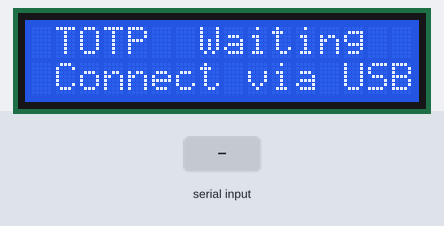
Bench run of a sketch on a simulated Arduino Uno, built with avr-gcc and run on an emulated ATmega328P. On the bench: 16×2 character LCD. The test bench sets the inputs (shaded band). EEPROM starts erased; what the sketch prints to the serial monitor is not drawn.

Above: at 1.3 s.
1.4 s: "KEY:90\n" received over Serial
At 2.4 s:
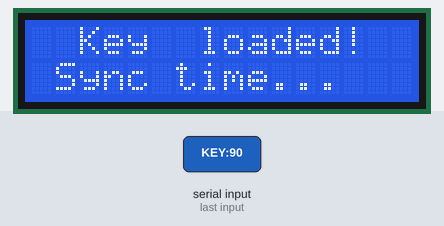
3.5 s: "TIME:\n" received over Serial
At 4.4 s:
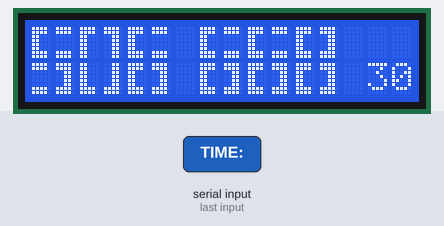
6.5 s: "TIME:90\n" received over Serial
At 7.3 s:
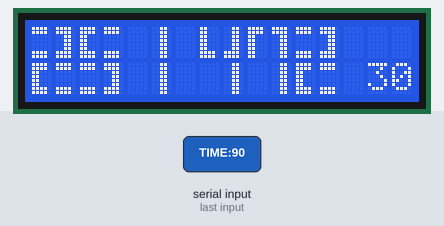
9.5 s: "KEY:,45\n" received over Serial
At 9.9 s:
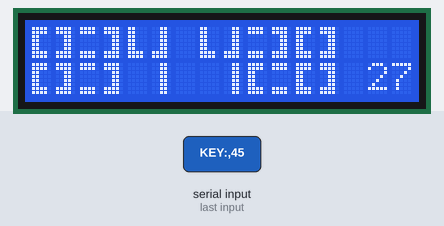
12.5 s: "TIME:,45\n" received over Serial
At 13.4 s:
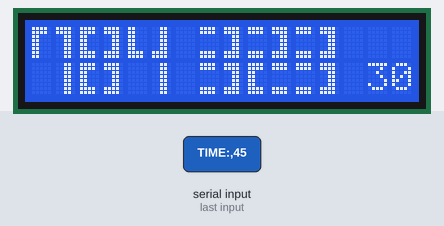
Timing chart, 0 to 15.5 s (numbered marks = the images above; inputs shaded):
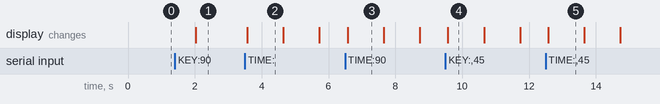

The sketch:

totp_authenticator.ino
```cpp
/*
 * ============================================================
 *  TOTP Authenticator — Arduino Uno SMD + 16×2 I2C LCD
 *  BIG DIGIT DISPLAY (2×2 per digit)
 * ============================================================
 *
 *  WIRING:  GND→GND  VCC→5V  SDA→A4  SCL→A5
 *  SERIAL:  9600 baud
 *    KEY:<hex>\n     — set TOTP secret
 *    TIME:<unix>\n   — sync clock
 *    LABEL:<name>\n  — set label
 *    PING / STATUS   — diagnostics
 *
 *  Library: LiquidCrystal_I2C (Frank de Brabander)
 */

#include <Wire.h>
#include <LiquidCrystal_I2C.h>
#include <EEPROM.h>
#include "sha1_totp.h"

// ── LCD (try 0x3F if 0x27 doesn't work) ─────────────────────
LiquidCrystal_I2C lcd(0x27, 16, 2);

// ── TOTP config ─────────────────────────────────────────────
#define TOTP_TIMESTEP   30
#define TOTP_DIGITS      6
#define MAX_KEY_LEN     32
#define SHA1_HASH_SIZE  20

// ── EEPROM layout ───────────────────────────────────────────
#define EEPROM_KEYLEN_ADDR   0
#define EEPROM_KEY_ADDR      1
#define EEPROM_LABEL_LEN    33
#define EEPROM_LABEL_ADDR   34

// ── State ───────────────────────────────────────────────────
uint8_t  secretKey[MAX_KEY_LEN];
uint8_t  keyLen       = 0;
char     serviceLabel[17] = "TOTP";

uint32_t unixEpochAtSync = 0;
uint32_t millisAtSync    = 0;
bool     keySaved        = false;
bool     timeSynced      = false;

// ═════════════════════════════════════════════════════════════
//  BIG NUMBER FONT  (8 custom chars → 2×2 per digit)
// ═════════════════════════════════════════════════════════════

// 2px thick, split horizontal bars, 1px right margin
byte c_TL[8] = {B11110,B11110,B11000,B11000,B11000,B11000,B11000,B11000};
byte c_TR[8] = {B11110,B11110,B00110,B00110,B00110,B00110,B00110,B00110};
byte c_BL[8] = {B11000,B11000,B11000,B11000,B11000,B11000,B11110,B11110};
byte c_BR[8] = {B00110,B00110,B00110,B00110,B00110,B00110,B11110,B11110};
byte c_LF[8] = {B11110,B11110,B11000,B11000,B11000,B11000,B11110,B11110};
byte c_RF[8] = {B11110,B11110,B00110,B00110,B00110,B00110,B11110,B11110};
byte c_TB[8] = {B11110,B11110,B00000,B00000,B00000,B00000,B11110,B11110};
byte c_RV[8] = {B00110,B00110,B00110,B00110,B00110,B00110,B00110,B00110};

// Digit patterns: { top-left, top-right, bottom-left, bottom-right }
const uint8_t bigDigits[10][4] = {
  { 0,    1,    2,    3   },  // 0
  { ' ',  7,    ' ',  7   },  // 1
  { 6,    5,    4,    6   },  // 2
  { 6,    5,    6,    5   },  // 3
  { 2,    3,    ' ',  7   },  // 4
  { 4,    6,    6,    5   },  // 5
  { 4,    6,    4,    5   },  // 6
  { 0,    1,    ' ',  7   },  // 7
  { 4,    5,    4,    5   },  // 8
  { 4,    5,    6,    5   },  // 9
};

void drawBigDigit(uint8_t digit, uint8_t col) {
  if (digit > 9) return;
  lcd.setCursor(col, 0);
  lcd.write(bigDigits[digit][0]);
  lcd.write(bigDigits[digit][1]);
  lcd.setCursor(col, 1);
  lcd.write(bigDigits[digit][2]);
  lcd.write(bigDigits[digit][3]);
}

// ═════════════════════════════════════════════════════════════
//  TOTP Generation
// ═════════════════════════════════════════════════════════════

uint32_t generateTOTP(uint32_t unixTime) {
  uint32_t counter = unixTime / TOTP_TIMESTEP;
  uint8_t msg[8] = {0,0,0,0,
    (uint8_t)(counter>>24),(uint8_t)(counter>>16),
    (uint8_t)(counter>>8), (uint8_t)(counter)};
  uint8_t hash[SHA1_HASH_SIZE];
  hmac_sha1(secretKey, keyLen, msg, 8, hash);
  uint8_t off = hash[19] & 0x0F;
  uint32_t code = ((uint32_t)(hash[off]&0x7F)<<24)
                | ((uint32_t)hash[off+1]<<16)
                | ((uint32_t)hash[off+2]<<8)
                |  (uint32_t)hash[off+3];
  return code % 1000000;
}

uint32_t currentUnixTime() {
  return unixEpochAtSync + (millis() - millisAtSync) / 1000UL;
}

// ═════════════════════════════════════════════════════════════
//  EEPROM
// ═════════════════════════════════════════════════════════════

void saveKeyToEEPROM() {
  EEPROM.write(EEPROM_KEYLEN_ADDR, keyLen);
  for (uint8_t i=0;i<keyLen;i++) EEPROM.write(EEPROM_KEY_ADDR+i, secretKey[i]);
}

bool loadKeyFromEEPROM() {
  uint8_t n = EEPROM.read(EEPROM_KEYLEN_ADDR);
  if (n==0||n>MAX_KEY_LEN||n==0xFF) return false;
  keyLen=n;
  for (uint8_t i=0;i<keyLen;i++) secretKey[i]=EEPROM.read(EEPROM_KEY_ADDR+i);
  return true;
}

void saveLabelToEEPROM() {
  uint8_t n=strlen(serviceLabel); if(n>16)n=16;
  EEPROM.write(EEPROM_LABEL_LEN,n);
  for(uint8_t i=0;i<n;i++) EEPROM.write(EEPROM_LABEL_ADDR+i,serviceLabel[i]);
}

void loadLabelFromEEPROM() {
  uint8_t n=EEPROM.read(EEPROM_LABEL_LEN);
  if(n==0||n>16||n==0xFF){strcpy(serviceLabel,"TOTP");return;}
  for(uint8_t i=0;i<n;i++) serviceLabel[i]=EEPROM.read(EEPROM_LABEL_ADDR+i);
  serviceLabel[n]='\0';
}

// ═════════════════════════════════════════════════════════════
//  Hex helper
// ═════════════════════════════════════════════════════════════

uint8_t hexNibble(char c) {
  if(c>='0'&&c<='9')return c-'0';
  if(c>='a'&&c<='f')return c-'a'+10;
  if(c>='A'&&c<='F')return c-'A'+10;
  return 0;
}
uint8_t hexByte(char h, char l) { return (hexNibble(h)<<4)|hexNibble(l); }

// ═════════════════════════════════════════════════════════════
//  Serial commands
// ═════════════════════════════════════════════════════════════

String serialBuf = "";

void processSerial() {
  while (Serial.available()) {
    char c = Serial.read();
    if (c=='\n'||c=='\r') {
      if (serialBuf.length()>0) { handleCommand(serialBuf); serialBuf=""; }
    } else serialBuf += c;
  }
}

void handleCommand(String &cmd) {
  if (cmd.startsWith("KEY:")) {
    String hex = cmd.substring(4); hex.trim();
    uint8_t n = hex.length()/2;
    if (n==0||n>MAX_KEY_LEN) { Serial.println("ERR:INVALID_KEY_LENGTH"); return; }
    for (uint8_t i=0;i<n;i++) secretKey[i]=hexByte(hex.charAt(i*2),hex.charAt(i*2+1));
    keyLen=n; saveKeyToEEPROM(); keySaved=true;
    Serial.print("OK:KEY_SAVED:"); Serial.println(keyLen);
  }
  else if (cmd.startsWith("TIME:")) {
    String t = cmd.substring(5); t.trim();
    unixEpochAtSync = (uint32_t)t.toInt();
    millisAtSync = millis(); timeSynced = true;
    Serial.print("OK:TIME_SYNCED:"); Serial.println(unixEpochAtSync);
  }
  else if (cmd.startsWith("LABEL:")) {
    String l = cmd.substring(6); l.trim();
    l.toCharArray(serviceLabel, 17); saveLabelToEEPROM();
    Serial.print("OK:LABEL_SET:"); Serial.println(serviceLabel);
  }
  else if (cmd=="STATUS") {
    Serial.print("KEY:"); Serial.print(keySaved?"YES":"NO");
    Serial.print(" TIME:"); Serial.print(timeSynced?"YES":"NO");
    if(timeSynced){Serial.print(" UNIX:");Serial.print(currentUnixTime());}
    Serial.print(" LABEL:"); Serial.println(serviceLabel);
  }
  else if (cmd=="PING") { Serial.println("PONG:TOTP_AUTH_V1"); }
  else { Serial.println("ERR:UNKNOWN_CMD"); }
}

// ═════════════════════════════════════════════════════════════
//  Display
// ═════════════════════════════════════════════════════════════

uint32_t lastDisplayedCode = 0xFFFFFFFF;
int      lastCountdown     = -1;

void displayWaiting() {
  lcd.clear();
  lcd.setCursor(1, 0);
  lcd.print("TOTP  Waiting");
  lcd.setCursor(1, 1);
  lcd.print("Connect via USB");
}

void displayNeedSync() {
  lcd.clear();
  lcd.setCursor(2, 0);
  lcd.print("Key  loaded!");
  lcd.setCursor(1, 1);
  lcd.print("Sync time...");
}

void displayCode(uint32_t code, int secondsLeft) {
  if (code != lastDisplayedCode) {
    lastDisplayedCode = code;
    lastCountdown = -1; // Force counter update
    lcd.clear();

    char buf[7];
    sprintf(buf, "%06lu", code);

    // Full-width layout: 3-gap-3
    drawBigDigit(buf[0] - '0', 0);
    drawBigDigit(buf[1] - '0', 2);
    drawBigDigit(buf[2] - '0', 4);

    drawBigDigit(buf[3] - '0', 7);
    drawBigDigit(buf[4] - '0', 9);
    drawBigDigit(buf[5] - '0', 11);
  }

  // Counter at bottom right
  if (secondsLeft != lastCountdown) {
    lastCountdown = secondsLeft;
    lcd.setCursor(14, 1);
    if (secondsLeft < 10) lcd.print(" ");
    lcd.print(secondsLeft);
  }
}

// ═════════════════════════════════════════════════════════════
//  Setup & Loop
// ═════════════════════════════════════════════════════════════

void setup() {
  Serial.begin(9600);
  Serial.println("TOTP_AUTH_V1:READY");

  lcd.init();
  lcd.backlight();

  lcd.createChar(0, c_TL);
  lcd.createChar(1, c_TR);
  lcd.createChar(2, c_BL);
  lcd.createChar(3, c_BR);
  lcd.createChar(4, c_LF);
  lcd.createChar(5, c_RF);
  lcd.createChar(6, c_TB);
  lcd.createChar(7, c_RV);

  keySaved = loadKeyFromEEPROM();
  loadLabelFromEEPROM();

  if (keySaved) displayNeedSync();
  else          displayWaiting();
}

void loop() {
  processSerial();

  if (!keySaved) {
    static uint32_t t = 0;
    if (millis()-t > 5000) { displayWaiting(); t=millis(); }
    return;
  }
  if (!timeSynced) {
    static uint32_t t = 0;
    if (millis()-t > 2000) { displayNeedSync(); t=millis(); }
    return;
  }

  uint32_t now  = currentUnixTime();
  uint32_t code = generateTOTP(now);
  int left = TOTP_TIMESTEP - (int)(now % TOTP_TIMESTEP);

  displayCode(code, left);
  delay(250);
}
```

sha1_totp.cpp
```cpp
#include "sha1_totp.h"

// ═════════════════════════════════════════════════════════════
//  SHA-1 (minimal implementation for ATmega328P)
// ═════════════════════════════════════════════════════════════

#define SHA1_BLOCK_SIZE  64
#define SHA1_HASH_SIZE   20

typedef struct {
  uint32_t state[5];
  uint32_t count[2];
  uint8_t  buffer[SHA1_BLOCK_SIZE];
} SHA1_CTX;

static uint32_t rol32(uint32_t x, uint8_t n) {
  return (x << n) | (x >> (32 - n));
}

static void sha1_transform(uint32_t state[5], const uint8_t block[64]) {
  uint32_t w[16];
  uint32_t a, b, c, d, e;
  for (uint8_t i = 0; i < 16; i++)
    w[i] = ((uint32_t)block[i*4]<<24)|((uint32_t)block[i*4+1]<<16)
          |((uint32_t)block[i*4+2]<<8)|(uint32_t)block[i*4+3];
  a=state[0]; b=state[1]; c=state[2]; d=state[3]; e=state[4];
  for (uint8_t i = 0; i < 80; i++) {
    if (i >= 16) {
      uint32_t t = w[(i-3)&0xF]^w[(i-8)&0xF]^w[(i-14)&0xF]^w[i&0xF];
      w[i&0xF] = rol32(t,1);
    }
    uint32_t f, k;
    if      (i<20) { f=(b&c)|((~b)&d);          k=0x5A827999; }
    else if (i<40) { f=b^c^d;                    k=0x6ED9EBA1; }
    else if (i<60) { f=(b&c)|(b&d)|(c&d);        k=0x8F1BBCDC; }
    else           { f=b^c^d;                    k=0xCA62C1D6; }
    uint32_t temp = rol32(a,5)+f+e+k+w[i&0xF];
    e=d; d=c; c=rol32(b,30); b=a; a=temp;
  }
  state[0]+=a; state[1]+=b; state[2]+=c; state[3]+=d; state[4]+=e;
}

static void sha1_init(SHA1_CTX *ctx) {
  ctx->state[0]=0x67452301; ctx->state[1]=0xEFCDAB89;
  ctx->state[2]=0x98BADCFE; ctx->state[3]=0x10325476;
  ctx->state[4]=0xC3D2E1F0;
  ctx->count[0]=ctx->count[1]=0;
}

static void sha1_update(SHA1_CTX *ctx, const uint8_t *data, uint16_t len) {
  uint16_t i = 0;
  uint8_t j = (uint8_t)(ctx->count[0]>>3) & 63;
  if ((ctx->count[0] += (uint32_t)len<<3) < ((uint32_t)len<<3))
    ctx->count[1]++;
  ctx->count[1] += (uint32_t)len >> 29;
  if (j + len >= 64) {
    uint8_t fill = 64 - j;
    memcpy(&ctx->buffer[j], data, fill);
    sha1_transform(ctx->state, ctx->buffer);
    i = fill;
    for (; i + 63 < len; i += 64)
      sha1_transform(ctx->state, &data[i]);
    j = 0;
  }
  memcpy(&ctx->buffer[j], &data[i], len - i);
}

static void sha1_final(SHA1_CTX *ctx, uint8_t digest[20]) {
  uint8_t fc[8];
  for (uint8_t i=0;i<8;i++)
    fc[i]=(uint8_t)((ctx->count[(i>=4)?0:1]>>((3-(i&3))*8))&255);
  uint8_t pad=0x80; sha1_update(ctx,&pad,1);
  while (((ctx->count[0]>>3)&63)!=56) { pad=0; sha1_update(ctx,&pad,1); }
  sha1_update(ctx,fc,8);
  for (uint8_t i=0;i<20;i++)
    digest[i]=(uint8_t)((ctx->state[i>>2]>>((3-(i&3))*8))&255);
}

// ═════════════════════════════════════════════════════════════
//  HMAC-SHA1
// ═════════════════════════════════════════════════════════════

void hmac_sha1(const uint8_t *key, uint8_t klen,
               const uint8_t *msg, uint8_t mlen,
               uint8_t *digest) {
  uint8_t iPad[SHA1_BLOCK_SIZE], oPad[SHA1_BLOCK_SIZE];
  uint8_t kb[SHA1_BLOCK_SIZE];
  SHA1_CTX ctx;
  memset(kb,0,SHA1_BLOCK_SIZE);
  if (klen > SHA1_BLOCK_SIZE) {
    sha1_init(&ctx); sha1_update(&ctx,key,klen);
    sha1_final(&ctx,kb); klen=SHA1_HASH_SIZE;
  } else memcpy(kb,key,klen);
  for (uint8_t i=0;i<SHA1_BLOCK_SIZE;i++) {
    iPad[i]=kb[i]^0x36; oPad[i]=kb[i]^0x5C;
  }
  sha1_init(&ctx); sha1_update(&ctx,iPad,SHA1_BLOCK_SIZE);
  sha1_update(&ctx,msg,mlen);
  uint8_t inner[SHA1_HASH_SIZE]; sha1_final(&ctx,inner);
  sha1_init(&ctx); sha1_update(&ctx,oPad,SHA1_BLOCK_SIZE);
  sha1_update(&ctx,inner,SHA1_HASH_SIZE); sha1_final(&ctx,digest);
}
```

sha1_totp.h
```cpp
#ifndef SHA1_TOTP_H
#define SHA1_TOTP_H

#include <Arduino.h>

// Public API — only this function is needed by the main sketch
void hmac_sha1(const uint8_t *key, uint8_t keylen,
               const uint8_t *msg, uint8_t msglen,
               uint8_t *digest);

#endif
```

Measured:
- after the input at 1.4 s, the display: changes after 0.63 s (image 1)
- after the input at 3.5 s, the display: changes after 0.06 s (image 2)
- after the input at 6.5 s, the display: changes after 0.07 s (image 3)
- after the input at 9.5 s, the display: changes after 0.08 s (image 4)
- after the input at 12.5 s, the display: changes after 0.08 s (image 5)
- what the display in image 2 shows lasts 1.0 s, from 3.6 s to 4.6 s
